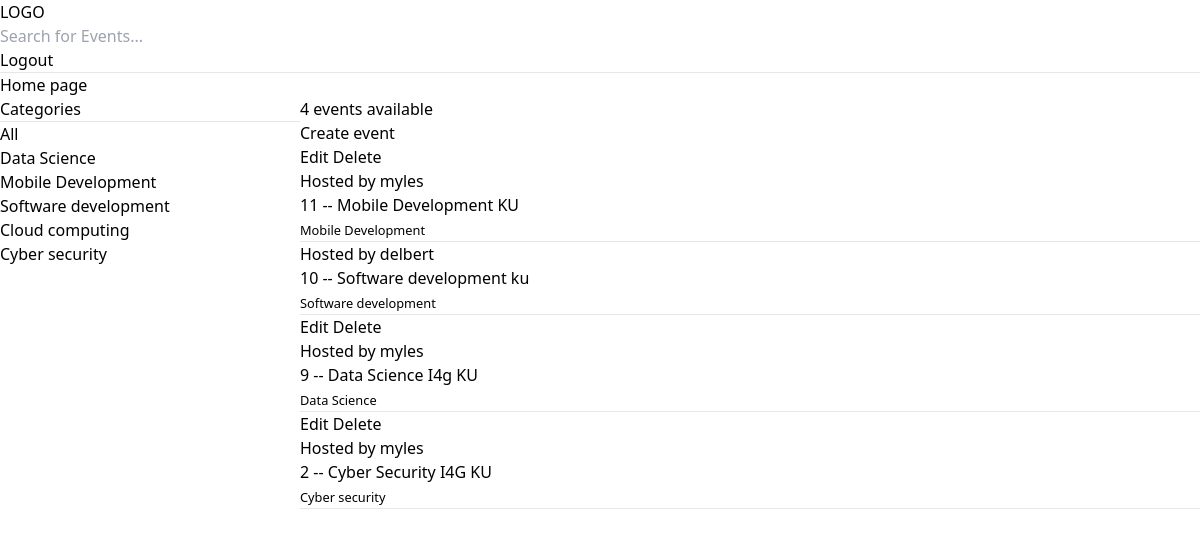
Page / (signed in) on the earlier database version.
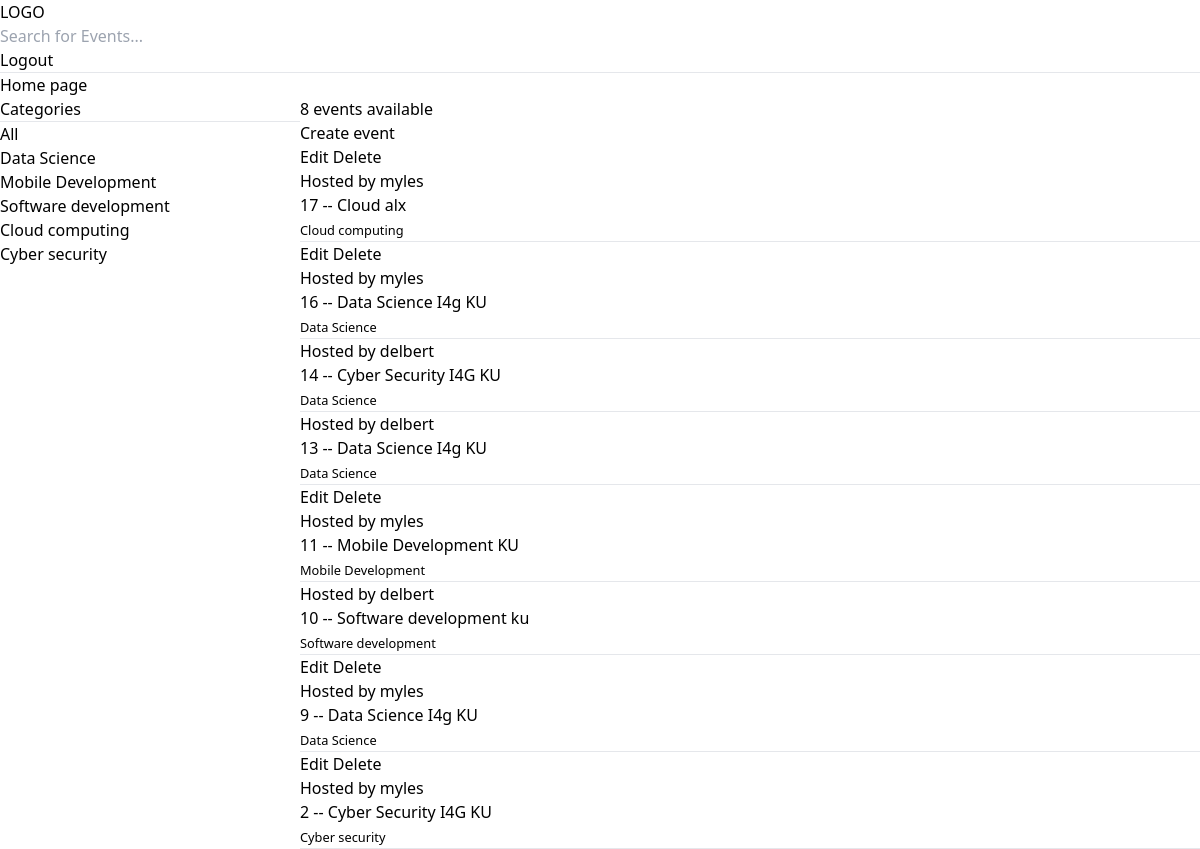
Same page on the later database version.
### base/models.py (models this page shows, shortened)
class Topic(models.Model):
    name = models.CharField(max_length=100)

class Event(models.Model):
    host = models.ForeignKey(User, on_delete=models.SET_NULL, null=True)
    topic = models.ForeignKey(Topic, on_delete=models.SET_NULL, null=True)
    name = models.CharField(max_length=50)
    description = models.TextField(null=True, blank=True)
    updated = models.DateTimeField(auto_now=True)
    created = models.DateTimeField(auto_now_add=True)
    class Meta:
        ordering = ['-updated', '-created']

### base/views.py (the view)
# urls.py: path('', views.home, name="home"),
def home(request):
    events = Event.objects.all()
    topics = Topic.objects.all()
    q = request.GET.get('q') if request.GET.get('q') != None else '' #variable to query
    events = Event.objects.filter(Q(topic__name__icontains=q) | Q(name__icontains=q) | Q(host__username__icontains=q)) #Filters the events according to the topic name
    event_count = events.count()
    context = {'events': events, 'topics':topics, 'event_count':event_count}
    return render(request, 'base/home.html',context)

### base/templates/base/home.html (shortened to what this page needs)
{% extends 'main.html'  %}
{% block content  %}
<h1>Home page</h1>
<div class="home-container">
    <div>
        Categories
        <hr>
        <div>
            <a href="{% url 'home'%}">All</a>
        </div>
        {% for topic in topics%}
            <div>
                <a href="{% url 'home'%}?q={{topic.name}}" class="text-red-600">{{topic.name}}</a>
            </div>
        {% endfor %}
    </div>
    <div>
        <h3> {{event_count}} events available</h3>
        <a href="{% url 'create-event' %}">Create event</a>
    {% for event in events %}
    <div>
        {% if user.is_authenticated %}
            {% if user == event.host %}
            <a href="{% url 'update-event' event.id%}">Edit</a>
            <a href="{% url 'delete-event' event.id %}">Delete</a>
            {% endif %}
        {% endif%}
        <h6>Hosted by {{event.host.username}}</h6>
        <h5> {{event.id}} -- <a href="{% url 'event' event.id %}"> {{event.name}}</a></h5>
        <small>{{event.topic.name}}</small>
        <hr>
    </div>
    {% endfor %}
    </div>
</div>
{%  endblock %}

Differences in the rows shown:
added Event: shows "Edit", host.username "myles", id "17", name "Cloud alx", topic.name "Cloud computing"
added Event: shows "Edit", host.username "myles", id "16", name "Data Science I4g KU", topic.name "Data Science"
added Event: host.username "delbert", id "14", name "Cyber Security I4G KU", topic.name "Data Science"
added Event: host.username "delbert", id "13", name "Data Science I4g KU", topic.name "Data Science"
Other differences:
{{ event_count }}: "4" → "8"
